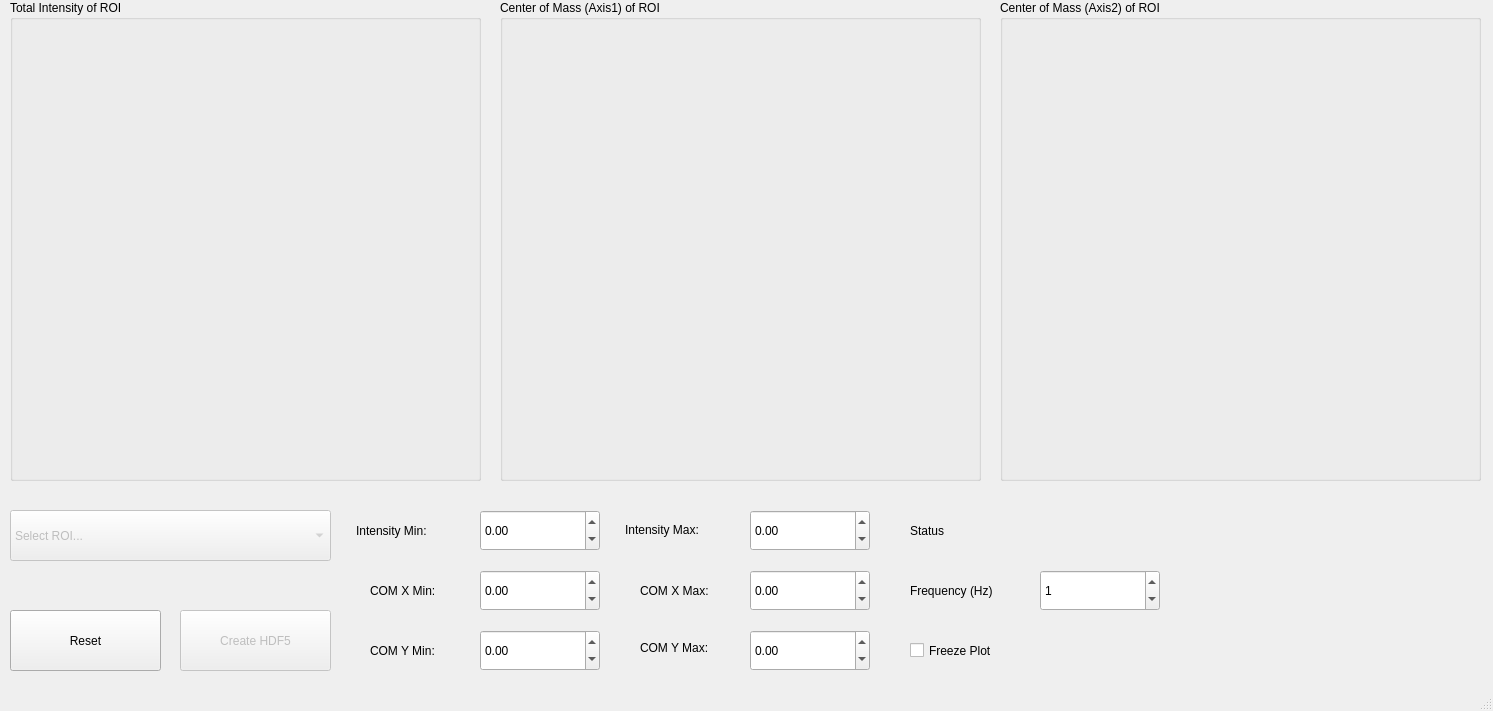
<?xml version="1.0" encoding="UTF-8"?>
<!--
Copyright © 2026, UChicago Argonne, LLC
All Rights Reserved
Software Name: DashPVA
By: Argonne National Laboratory

BSD OPEN SOURCE LICENSE

Redistribution and use in source and binary forms, with or without modification, are permitted provided that the following conditions are met:

1. Redistributions of source code must retain the above copyright notice, this list of conditions and the following disclaimer.
2. Redistributions in binary form must reproduce the above copyright notice, this list of conditions and the following disclaimer in the documentation and/or other materials provided with the distribution.
3. Neither the name of the copyright holder nor the names of its contributors may be used to endorse or promote products derived from this software without specific prior written permission.

******************************************************************************************************
DISCLAIMER

THIS SOFTWARE IS PROVIDED BY THE COPYRIGHT HOLDERS AND CONTRIBUTORS "AS IS" AND ANY EXPRESS OR IMPLIED WARRANTIES, INCLUDING, BUT NOT LIMITED TO, THE IMPLIED WARRANTIES OF MERCHANTABILITY AND FITNESS FOR A PARTICULAR PURPOSE ARE DISCLAIMED. IN NO EVENT SHALL THE COPYRIGHT HOLDER OR CONTRIBUTORS BE LIABLE FOR ANY DIRECT, INDIRECT, INCIDENTAL, SPECIAL, EXEMPLARY, OR CONSEQUENTIAL DAMAGES (INCLUDING, BUT NOT LIMITED TO, PROCUREMENT OF SUBSTITUTE GOODS OR SERVICES; LOSS OF USE, DATA, OR PROFITS; OR BUSINESS INTERRUPTION) HOWEVER CAUSED AND ON ANY THEORY OF LIABILITY, WHETHER IN CONTRACT, STRICT LIABILITY, OR TORT (INCLUDING NEGLIGENCE OR OTHERWISE) ARISING IN ANY WAY OUT OF THE USE OF THIS SOFTWARE, EVEN IF ADVISED OF THE POSSIBILITY OF SUCH DAMAGE.
******************************************************************************************************
-->

<ui version="4.0">
 <class>analysis_window</class>
 <widget class="QMainWindow" name="analysis_window">
  <property name="geometry">
   <rect>
    <x>0</x>
    <y>0</y>
    <width>1493</width>
    <height>711</height>
   </rect>
  </property>
  <property name="windowTitle">
   <string>MainWindow</string>
  </property>
  <widget class="QWidget" name="centralwidget">
   <widget class="QGroupBox" name="gbox_a">
    <property name="geometry">
     <rect>
      <x>10</x>
      <y>0</y>
      <width>471</width>
      <height>481</height>
     </rect>
    </property>
    <property name="title">
     <string>Total Intensity of ROI</string>
    </property>
    <widget class="QWidget" name="gridLayoutWidget">
     <property name="geometry">
      <rect>
       <x>9</x>
       <y>30</y>
       <width>451</width>
       <height>441</height>
      </rect>
     </property>
     <layout class="QGridLayout" name="grid_a"/>
    </widget>
   </widget>
   <widget class="QGroupBox" name="gbox_b">
    <property name="geometry">
     <rect>
      <x>500</x>
      <y>0</y>
      <width>481</width>
      <height>481</height>
     </rect>
    </property>
    <property name="title">
     <string>Center of Mass (Axis1) of ROI</string>
    </property>
    <widget class="QWidget" name="gridLayoutWidget_2">
     <property name="geometry">
      <rect>
       <x>9</x>
       <y>29</y>
       <width>461</width>
       <height>441</height>
      </rect>
     </property>
     <layout class="QGridLayout" name="grid_b"/>
    </widget>
   </widget>
   <widget class="QGroupBox" name="gbox_c">
    <property name="geometry">
     <rect>
      <x>1000</x>
      <y>0</y>
      <width>481</width>
      <height>481</height>
     </rect>
    </property>
    <property name="title">
     <string>Center of Mass (Axis2) of ROI</string>
    </property>
    <widget class="QWidget" name="gridLayoutWidget_3">
     <property name="geometry">
      <rect>
       <x>9</x>
       <y>30</y>
       <width>461</width>
       <height>441</height>
      </rect>
     </property>
     <layout class="QGridLayout" name="grid_c"/>
    </widget>
   </widget>
   <widget class="QComboBox" name="cbox_select_roi">
    <property name="enabled">
     <bool>false</bool>
    </property>
    <property name="geometry">
     <rect>
      <x>10</x>
      <y>510</y>
      <width>321</width>
      <height>51</height>
     </rect>
    </property>
    <item>
     <property name="text">
      <string>Select ROI...</string>
     </property>
    </item>
   </widget>
   <widget class="QPushButton" name="btn_reset">
    <property name="enabled">
     <bool>true</bool>
    </property>
    <property name="geometry">
     <rect>
      <x>10</x>
      <y>610</y>
      <width>151</width>
      <height>61</height>
     </rect>
    </property>
    <property name="text">
     <string>Reset</string>
    </property>
   </widget>
   <widget class="QLabel" name="status_text">
    <property name="geometry">
     <rect>
      <x>910</x>
      <y>510</y>
      <width>351</width>
      <height>41</height>
     </rect>
    </property>
    <property name="text">
     <string>Status</string>
    </property>
   </widget>
   <widget class="QSpinBox" name="calc_freq">
    <property name="geometry">
     <rect>
      <x>1040</x>
      <y>570</y>
      <width>120</width>
      <height>41</height>
     </rect>
    </property>
    <property name="maximum">
     <number>100</number>
    </property>
    <property name="value">
     <number>1</number>
    </property>
   </widget>
   <widget class="QLabel" name="lbl_calculation_frequency">
    <property name="geometry">
     <rect>
      <x>910</x>
      <y>580</y>
      <width>121</width>
      <height>21</height>
     </rect>
    </property>
    <property name="text">
     <string>Frequency (Hz)</string>
    </property>
   </widget>
   <widget class="QPushButton" name="btn_create_hdf5">
    <property name="enabled">
     <bool>false</bool>
    </property>
    <property name="geometry">
     <rect>
      <x>180</x>
      <y>610</y>
      <width>151</width>
      <height>61</height>
     </rect>
    </property>
    <property name="text">
     <string>Create HDF5</string>
    </property>
   </widget>
   <widget class="QCheckBox" name="chk_freeze">
    <property name="enabled">
     <bool>true</bool>
    </property>
    <property name="geometry">
     <rect>
      <x>910</x>
      <y>640</y>
      <width>131</width>
      <height>21</height>
     </rect>
    </property>
    <property name="text">
     <string>Freeze Plot</string>
    </property>
   </widget>
   <widget class="QLabel" name="lbl_intensity_min">
    <property name="geometry">
     <rect>
      <x>356</x>
      <y>520</y>
      <width>111</width>
      <height>21</height>
     </rect>
    </property>
    <property name="text">
     <string>Intensity Min:</string>
    </property>
   </widget>
   <widget class="QLabel" name="lbl_comx_min">
    <property name="geometry">
     <rect>
      <x>370</x>
      <y>580</y>
      <width>91</width>
      <height>21</height>
     </rect>
    </property>
    <property name="text">
     <string>COM X Min:</string>
    </property>
   </widget>
   <widget class="QLabel" name="lbl_comy_min">
    <property name="geometry">
     <rect>
      <x>370</x>
      <y>640</y>
      <width>91</width>
      <height>21</height>
     </rect>
    </property>
    <property name="text">
     <string>COM Y Min:</string>
    </property>
   </widget>
   <widget class="QLabel" name="lbl_intensity_max">
    <property name="geometry">
     <rect>
      <x>625</x>
      <y>520</y>
      <width>111</width>
      <height>20</height>
     </rect>
    </property>
    <property name="text">
     <string>Intensity Max:</string>
    </property>
   </widget>
   <widget class="QLabel" name="lbl_comx_max">
    <property name="geometry">
     <rect>
      <x>640</x>
      <y>580</y>
      <width>95</width>
      <height>21</height>
     </rect>
    </property>
    <property name="text">
     <string>COM X Max:</string>
    </property>
   </widget>
   <widget class="QLabel" name="lbl_comy_max">
    <property name="geometry">
     <rect>
      <x>640</x>
      <y>640</y>
      <width>95</width>
      <height>16</height>
     </rect>
    </property>
    <property name="text">
     <string>COM Y Max:</string>
    </property>
   </widget>
   <widget class="QDoubleSpinBox" name="sbox_intensity_min">
    <property name="geometry">
     <rect>
      <x>480</x>
      <y>510</y>
      <width>120</width>
      <height>41</height>
     </rect>
    </property>
    <property name="minimum">
     <double>-9999.000000000000000</double>
    </property>
    <property name="maximum">
     <double>9999999997.000000000000000</double>
    </property>
   </widget>
   <widget class="QDoubleSpinBox" name="sbox_comx_min">
    <property name="geometry">
     <rect>
      <x>480</x>
      <y>570</y>
      <width>120</width>
      <height>41</height>
     </rect>
    </property>
    <property name="minimum">
     <double>-9999.000000000000000</double>
    </property>
    <property name="maximum">
     <double>9999999997.000000000000000</double>
    </property>
   </widget>
   <widget class="QDoubleSpinBox" name="sbox_comy_min">
    <property name="geometry">
     <rect>
      <x>480</x>
      <y>630</y>
      <width>120</width>
      <height>41</height>
     </rect>
    </property>
    <property name="minimum">
     <double>-9999.000000000000000</double>
    </property>
    <property name="maximum">
     <double>9999999997.000000000000000</double>
    </property>
   </widget>
   <widget class="QDoubleSpinBox" name="sbox_intensity_max">
    <property name="geometry">
     <rect>
      <x>750</x>
      <y>510</y>
      <width>120</width>
      <height>41</height>
     </rect>
    </property>
    <property name="minimum">
     <double>-9999.000000000000000</double>
    </property>
    <property name="maximum">
     <double>999999999999.000000000000000</double>
    </property>
   </widget>
   <widget class="QDoubleSpinBox" name="sbox_comx_max">
    <property name="geometry">
     <rect>
      <x>750</x>
      <y>570</y>
      <width>120</width>
      <height>41</height>
     </rect>
    </property>
    <property name="minimum">
     <double>-9999.000000000000000</double>
    </property>
    <property name="maximum">
     <double>999999999999.000000000000000</double>
    </property>
   </widget>
   <widget class="QDoubleSpinBox" name="sbox_comy_max">
    <property name="geometry">
     <rect>
      <x>750</x>
      <y>630</y>
      <width>120</width>
      <height>41</height>
     </rect>
    </property>
    <property name="minimum">
     <double>-9999.000000000000000</double>
    </property>
    <property name="maximum">
     <double>999999999999.000000000000000</double>
    </property>
   </widget>
  </widget>
  <widget class="QStatusBar" name="statusbar"/>
 </widget>
 <resources/>
 <connections/>
</ui>
